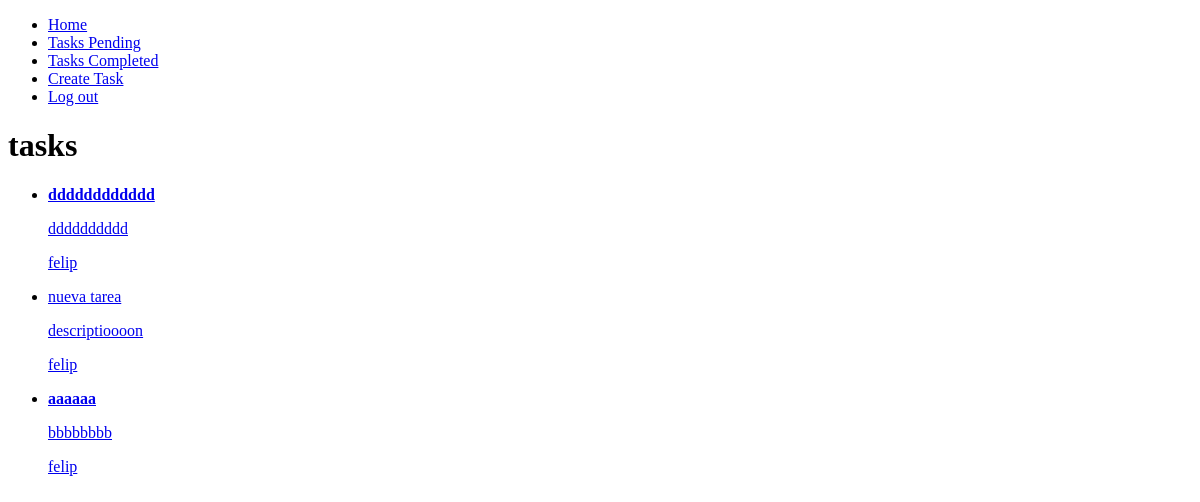
Before: /tasks/ (signed in) with the older database file.
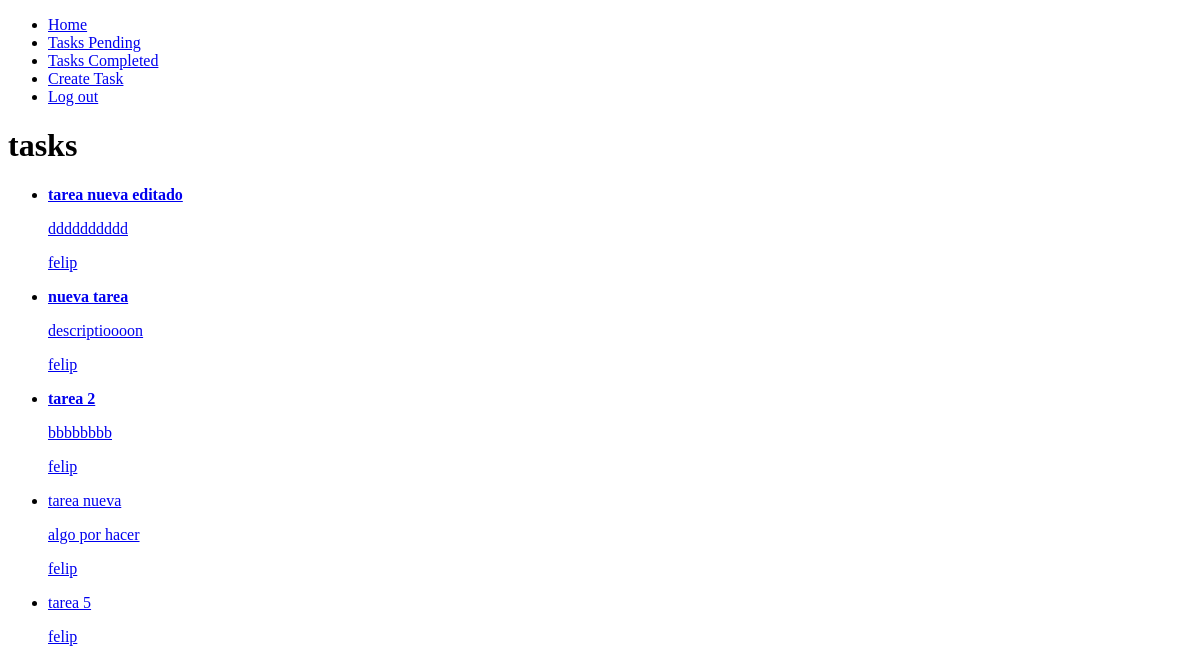
After: the same page with the newer database file.
### tasks/models.py (models this page shows, shortened)
class Task(models.Model):
    title = models.CharField(max_length=100)
    description = models.TextField(blank=True)
    created = models.DateTimeField(auto_now_add=True)
    datecompleted = models.DateTimeField(null=True, blank=True)
    important = models.BooleanField(default=False)
    user = models.ForeignKey(User, on_delete=models.CASCADE)

### tasks/views.py (the view)
# urls.py: path('tasks/', views.tasks, name='tasks'),
@login_required
def tasks(request):
    tasks = Task.objects.filter(user=request.user, datecompleted__isnull=True)
    return render(request, 'tasks.html', {'tasks':tasks})

### tasks/templates/tasks.html (shortened to what this page needs)
{% extends 'base.html' %}
{% block content %}
<h1>tasks</h1>
<ul>
    {% for task in tasks %}
<li>
    <a href="{% url 'task_detail' task.id %}">
    {% if task.important %}
    <strong>{{task.title}}</strong>
    {% else %}
        {{task.title}}
    {% endif %}
    <p>{{task.description}}</p>
    <p>{{task.user.username}}</p>
    </a>
</li>
    {% endfor %}
</ul>
{% endblock %}

### tasks/templates/base.html (shortened to what this page needs)
<!DOCTYPE html>
<html lang="en">
<head>
</head>
<body>
    <nav>
        <ul>
            <li>
                <a href="/">Home</a>
            </li>
            {% if user.is_authenticated %}
            <li>
                <a href="{% url 'tasks' %}">Tasks Pending</a>
            </li>
            <li>
                <a href="{% url 'tasks_completed' %}">Tasks Completed</a>
            </li>
            <li>
                <a href="/tasks/create/">Create Task</a>
            </li>
            <li>
                <a href="/logout">Log out</a>
            </li>
            {% endif %}
        </ul>
    </nav>
{% block content %}
{% endblock %}
</body>
</html>

Changed rows visible on the page:
changed Task "dddddddddd": title "dddddddddddd" → "tarea nueva editado"
changed Task "nueva tarea": important False → True (drawn)
changed Task "bbbbbbbb": title "aaaaaa" → "tarea 2"
added Task: title "tarea nueva", description "algo por hacer", user.username "felip"
added Task: title "tarea 5", user.username "felip"
